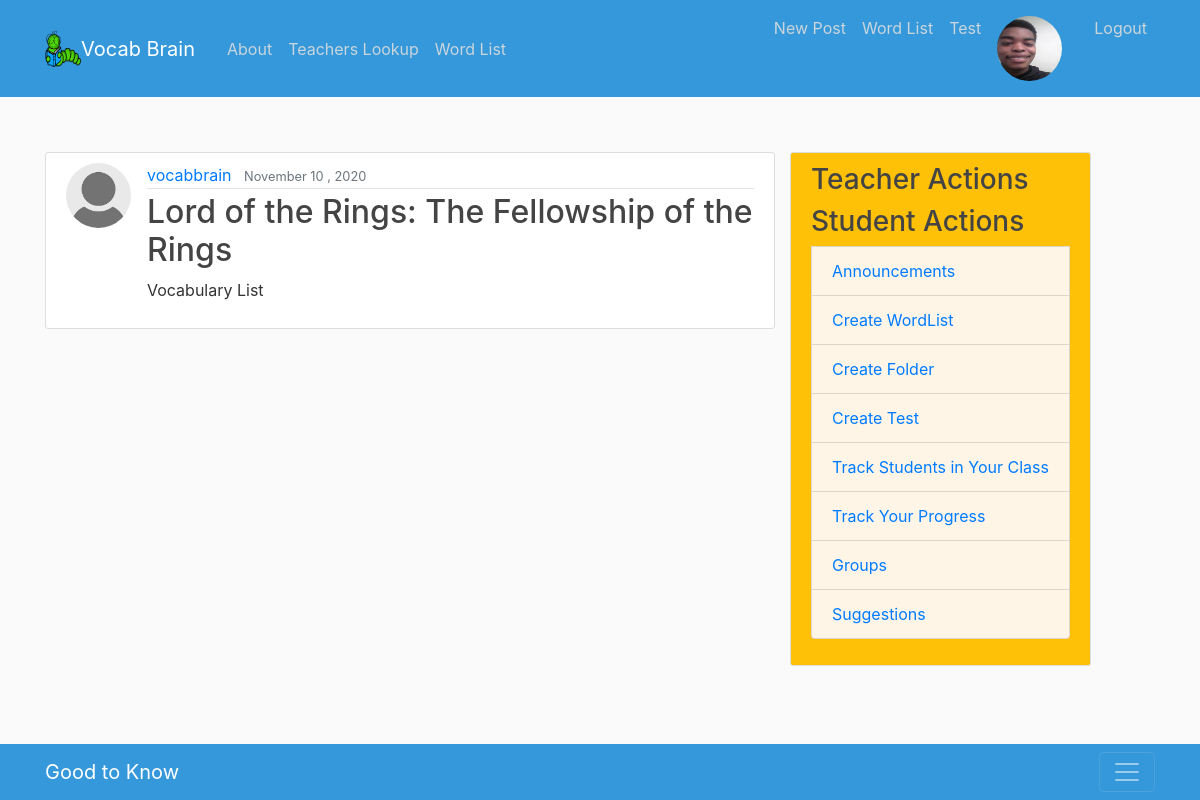
Page /post/16/ (signed in) on the committed database.
### users/models.py (models this page shows, shortened)
class Profile(models.Model):
    user = models.OneToOneField(User, on_delete=models.CASCADE)
    image = models.ImageField(default='default.jpeg', upload_to='profile_pics')

### blog/models.py (models this page shows, shortened)
class Post(models.Model):
    title = models.CharField(max_length=100)
    content = models.TextField()
    date_posted = models.DateTimeField(default=timezone.now)
    author = models.ForeignKey(User, on_delete=models.CASCADE)

### blog/views.py (the view)
# urls.py: path('post/<int:pk>/', PostDetailView.as_view(), name='post-detail'),
class PostDetailView(DetailView):
    model = Post

### blog/templates/blog/post_detail.html (shortened to what this page needs)
{% extends "blog/base.html" %}
{% block content%}
<article class="media content-section">
  <img class = "rounded-circle article-img" src="{{object.author.profile.image.url }}">
  <div class="media-body">
    <div class="article-metadata">
      <a class="mr-2" href="{% url 'user-posts' object.author.username %}">{{ object.author }}</a>
      <small class="text-muted">{{ object.date_posted|date:"F d , Y" }}</small>
    </div>
    <h2><a class="article-title"> {{ object.title }}</h2>
    <p class="article-content">{{ object.content }}</p>
  </div>
</article>
{% endblock content %}

### blog/templates/blog/base.html (shortened to what this page needs)
{% load static %}
<!DOCTYPE html>
<html>
<head>
    <link rel="stylesheet" href="https://maxcdn.bootstrapcdn.com/bootstrap/4.0.0/css/bootstrap.min.css">
<link rel="stylesheet" type="text/css" href="{% static 'blog/main.css'%}">
<link rel="stylesheet" type="text/css" href="https://cdn.datatables.net/v/bs4/dt-1.10.21/datatables.min.css"/>
</head>
<body>
    <header class="site-header">
  <nav class="navbar navbar-expand-md navbar-dark box-shadow fixed-top" style="background-color: #3498DB;">
    <div class="container">
      <img src="{% static "img/bookworm.png" %}" alt="" width="36" height="36" viewBox="0 0 612 612">
      <a class="navbar-brand mr-4" href="{% url 'blog-home' %}">Vocab Brain </a>
      <div class="collapse navbar-collapse" id="navbarToggle">
        <div class="navbar-nav mr-auto">
          <a class="nav-item nav-link" href="{% url 'blog-about' %}">About</a>
          {% if user.is_authenticated %}
                {% for group in user.groups.all %}
                      {% if group.name == 'Student' %}
          <a class="nav-item nav-link" href="{% url 'blog-teacher_lookup' %}">Teachers Lookup</a>
          <a class="nav-item nav-link" href="{% url 'blog-temp' %}">Word List</a>
          {% endif %}
          {%  endfor %}
          {% endif %}
        </div>
        <div class="navbar-nav">
          {% if user.is_authenticated %}
          {% if user.is_superuser %}
          <a class="nav-item nav-link" href="{% url 'post-create' %}">New Post</a>
          {% endif %}
            {% for group in user.groups.all %}
            {% if group.name == 'Teacher' %}
          <a class="nav-item nav-link" href="{% url 'blog-temp' %}">Word List</a>
          <a class="nav-item nav-link" href="{% url 'blog-temp2' %}">Test</a>
          {% endif %}
          {% endfor %}
          <a class="nav-item nav-link" href="{% url 'profile' %}">
            <img class="rounded-circle article-img" src="{{ request.user.profile.image.url }}" id="img">
          </a>
          <a class="nav-item nav-link" href="{% url 'logout' %}">Logout</a>
          {% else %}
          <a class="nav-item nav-link" href="{% url 'login' %}">Login</a>
          <a class="nav-item nav-link" href="{% url 'register' %}">Register</a>
          {% endif %}
        </div>
      </div>
    </div>
  </nav>
<br><br><br>
</header>
    <main role="main" class="container">
  <div class="row">
    <div class="col-md-8">
      {% block content %}{% endblock %}
    </div>
    <div class="col-md-0">
      <div class="content-section" div id= "sidebar" style="background-color: #FFC107;">
        {%block sidebar%}
        {% if user.is_authenticated %}
                {% for group in user.groups.all %}
                      {% if group.name == 'Teacher' %}
        <h3>Teacher Actions</h3>
           {% else %}
           {% if group.name == 'Student' %}
            <h3>Student Actions</h3>
             {% endif %}
          {% endif %}
          {% endfor %}
          {% endif %}
          <ul class="list-group" >
            <li class="list-group-item list-group-item-light" style="background-color: #FEF5E7;color: blue;"><a href="{% url 'blog-announce' %}" > Announcements</a></li>
            {% if user.is_authenticated %}
                {% for group in user.groups.all %}
                      {% if group.name == 'Teacher' %}
                      <li class="list-group-item list-group-item-light" style="background-color: #FEF5E7;color: blue;"><a href="{% url 'list-create' %}" >Create WordList</a></li>
                       <li class="list-group-item list-group-item-light" style="background-color: #FEF5E7;color: blue;"><a href="{% url 'folder-create' %}" >Create Folder</a></li>
                      <li class="list-group-item list-group-item-light" style="background-color: #FEF5E7;color: blue;"><a href="{% url 'test-create' %}" >Create Test</a></li>
                      <li class="list-group-item list-group-item-light" style="background-color: #FEF5E7;color: blue;"><a href="{% url 'blog-student_tracker' %}" >Track Students in Your Class</a></li>
                      {% endif %}
                      {% if group.name == 'Student' %}
                      <li class="list-group-item list-group-item-light" style="background-color: #FEF5E7;color: blue;"><a href="{% url 'blog-track_progress' %}" >Track Your Progress</a></li>
                      <li class="list-group-item list-group-item-light" style="background-color: #FEF5E7;color: blue;"><a href="{% url 'blog-groups' %}" >Groups</a></li>
                      {% endif %}
                          {% endfor %}
                            {% endif %}
            <li class="list-group-item list-group-item-light" style="background-color: #FEF5E7;color: blue;"><a href="{% url 'blog-suggest' %}" >Suggestions</a></li>
          </ul>
        {% endblock %}
      </div>
  </div>
  </div>
<br><br><br><br>
<div class="jumbotron-fluid">
  <div class="navbar fixed-bottom navbar-dark" style="background-color: #3498DB;">
    <div class="container d-flex justify-content-between">
      <a href="https://www.goodtoknow.com/Main_Page" class="navbar-brand d-flex align-items-center"> Good to Know
            </a>
      <button class="navbar-toggler" type="button" data-toggle="collapse" data-target="#navbarHeader" aria-controls="navbarHeader" aria-expanded="false" aria-label="Toggle navigation">
              <span class="navbar-toggler-icon"></span>
            </button>
    </div>
  </div>
</main>
</body>
</html>

### blog/static/blog/main.css (style rules this page uses)
body { background: #fafafa; color: #333333; margin-top: 5rem; }
h1, h2, h3, h4, h5, h6 { color: #444444; }
ul { margin: 0; }
.site-header .navbar-nav .nav-link { color: #cbd5db; }
.content-section { background: #ffffff; padding: 10px 20px; border: 1px solid #dddddd; border-radius: 3px; margin-bottom: 20px; }
.article-title { color: #444444; }
.article-content { white-space: pre-line; }
.article-img { height: 65px; width: 65px; margin-right: 16px; }
.article-metadata { padding-bottom: 1px; margin-bottom: 4px; border-bottom: 1px solid #e3e3e3 }

### rows in the picture
Post: author.profile.image (placeholder picture), author "vocabbrain", date_posted "November 10 , 2020", title "Lord of the Rings: The Fellowship of the Rings", content "Vocabulary List"
